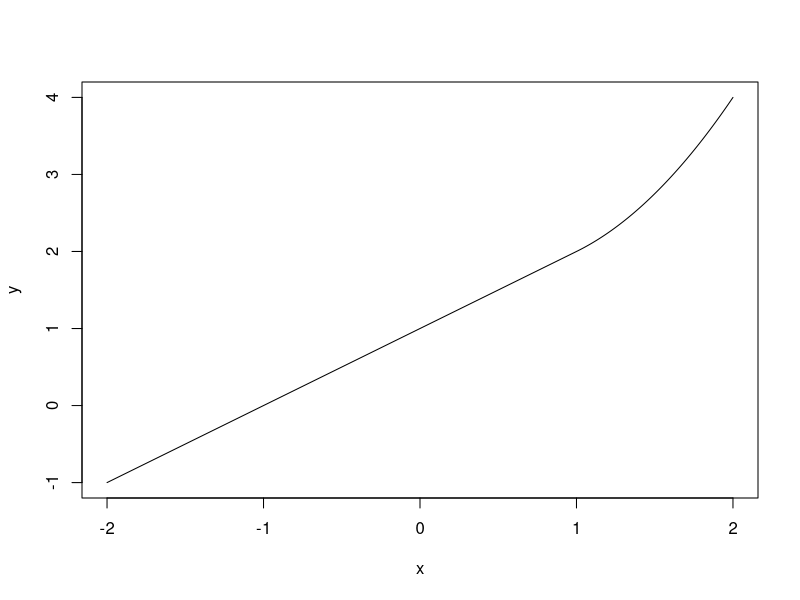
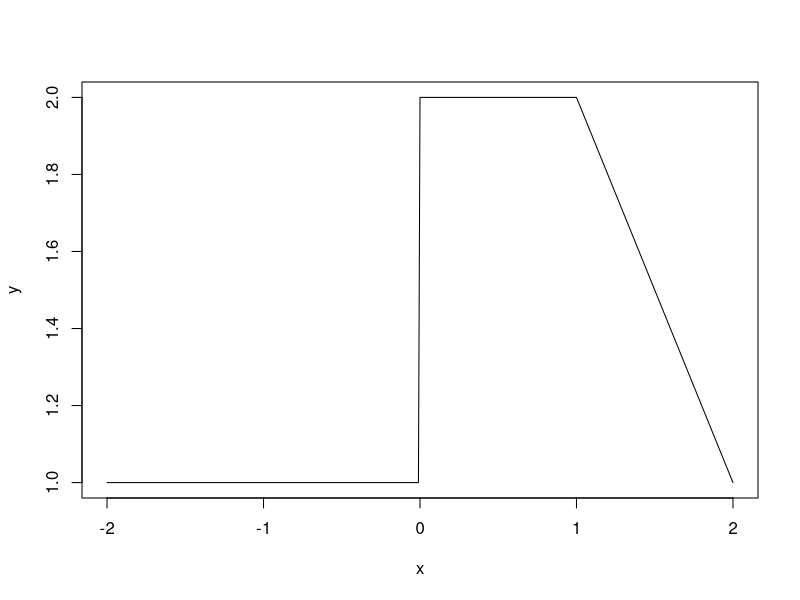

The R script that drew these images, in order: (Note: this script raises an error after producing the figures.)
## ---- chunk 1
x <- seq(-2,2,.01)
y <- 1 + 1*x + (x-1)^2*(x>=1)
plot(x,y,type="l")
## ---- chunk 2
x <- seq(-2, 2, .01)
b1 <- function(x) (x >= 0 & x<=2)-(x-1)*(x>=1 & x<=2)
b2 <- function(x) (x-3)*(x>=3 & x<=4)+(x>4 & x<=5)
y <- 1 + b1(x) + 3*b2(x)
plot(x,y,type="l")
## ---- chunk 3
data(Wage,package="ISLR")
head(Wage)
## ---- chunk 4
    library(boot)
    set.seed(1)
    cv.errors <- double(10)
    for(i in 1:10) {
      glm.fit <- glm(wage ~ poly(age,i), data=Wage)
      cv.errors[i] <- cv.glm(Wage, glm.fit, K=10)$delta[1]
    }
    plot(cv.errors,type="l",xlab="degree",ylab="error")
    abline(v=which.min(cv.errors),col="red",lty=2)
